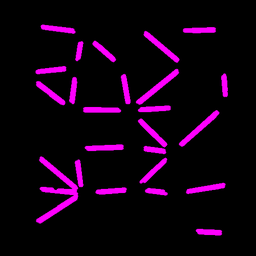
#> input picture mytest.png, 256 x 256 px, shrunk from 500 x 500 before the run
$ python -i line_merge.py   (imports and definitions only)
#> lines starting #> are read from the running program, lines starting #| are printed output that depends on the picture; after the words box and inside, x2 and y2 are one past the last pixel; in counts of white or black regions, pixels touching at a corner belong together
import math
import cv2
import numpy as np

def get_lines(lines_in):
    if cv2.__version__ < '3.0':
        return lines_in[0]
    return [l[0] for l in lines_in]


def process_lines(image_src):
#> called with image_src = 'mytest.png'
    img = cv2.imread(image_src)
#> img is the input picture: shape (256, 256, 3); mean B, G, R 18.5, 0, 18.5
    gray = cv2.cvtColor(img,cv2.COLOR_BGR2GRAY)
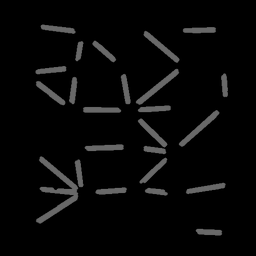
#> gray: shape (256, 256); min 0, max 105, mean 7.6

    ret, thresh1 = cv2.threshold(gray,127,255,cv2.THRESH_BINARY)
#> thresh1: shape (256, 256); every value is 0

    thresh1 = cv2.bitwise_not(thresh1)
#> thresh1: shape (256, 256); every value is 255

    edges = cv2.Canny(thresh1, threshold1=50, threshold2=200, apertureSize = 3)

    lines = cv2.HoughLinesP(thresh1, rho=1, theta=np.pi/180, threshold=50,
                            minLineLength=50, maxLineGap=30)
#> lines = 298 rows, first 6: [0, 248, 248, 0], [14, 255, 255, 14], [8, 0, 255, 247], [18, 0, 255, 237], [2, 255, 255, 2], [0, 241, 241, 0]

    # l[0] - line; l[1] - angle
    for line in get_lines(lines):
        leftx, boty, rightx, topy = line
        cv2.line(img, (leftx, boty), (rightx,topy), (0,0,255), 6)
#> this loop made 298 passes
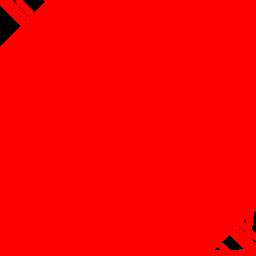
#> img: shape (256, 256, 3); mean B, G, R 0, 0, 251.8

    # merge lines

    #------------------
    # prepare
    _lines = []
    for _line in get_lines(lines):
        _lines.append([(_line[0], _line[1]),(_line[2], _line[3])])
#> this loop made 298 passes

    # sort
    _lines_x = []
    _lines_y = []
    for line_i in _lines:
        orientation_i = math.atan2((line_i[0][1]-line_i[1][1]),(line_i[0][0]-line_i[1][0]))
        if (abs(math.degrees(orientation_i)) > 45) and abs(math.degrees(orientation_i)) < (90+45):
            _lines_y.append(line_i)
        else:
            _lines_x.append(line_i)
#> this loop made 298 passes
#> (line_i, orientation_i) on passes 1 to 3: ([(0, 248), (248, 0)], 2.36), ([(14, 255), (255, 14)], 2.36), ([(8, 0), (255, 247)], -2.36)

    _lines_x = sorted(_lines_x, key=lambda _line: _line[0][0])
    _lines_y = sorted(_lines_y, key=lambda _line: _line[0][1])

    merged_lines_x = merge_lines_pipeline_2(_lines_x)
#> the loop in merge_lines_pipeline_2, `for line in lines:` made 285 passes
#> line on passes 2 to 4: [(0, 241), (241, 0)], [(0, 61), (232, 255)], [(0, 197), (197, 0)]
#> the loop in merge_lines_pipeline_2, `for group in super_lines:` made 3 passes
    merged_lines_y = merge_lines_pipeline_2(_lines_y)
#> the loop in merge_lines_pipeline_2 (call 2), `for line in lines:` made 13 passes
#> line on passes 1 to 12: [(0, 80), (77, 0)], [(0, 87), (84, 0)], [(0, 97), (94, 0)], [(178, 247), (255, 168)], [(189, 252), (255, 184)], [(177, 254), (254, 175)], [(142, 255), (255, 138)], [(170, 255), (255, 167)], [(197, 255), (255, 195)], [(195, 255), (249, 200)], [(187, 255), (255, 185)], [(203, 255), (255, 201)]
#> the loop in merge_lines_pipeline_2 (call 2), `for group in super_lines:` made 3 passes

    merged_lines_all = []
    merged_lines_all.extend(merged_lines_x)
    merged_lines_all.extend(merged_lines_y)
    print("process groups lines", len(_lines), len(merged_lines_all))
#| process groups lines 298 6
    img_merged_lines = cv2.imread(image_src)
    for line in merged_lines_all:
        cv2.line(img_merged_lines, (line[0][0], line[0][1]), (line[1][0],line[1][1]), (0,0,255), 6)
#> this loop made 6 passes
#> line on passes 1 to 6: [(0, 248), (255, 204)], [(0, 61), (255, 249)], [(157, 255), (255, 252)], [(77, 0), (0, 97)], [(255, 138), (203, 255)], [(255, 170), (245, 255)]
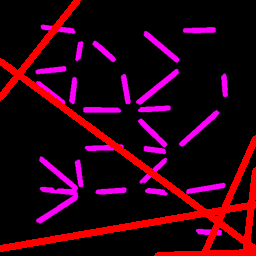
#> img_merged_lines: shape (256, 256, 3); 9.86% of pixels changed, all inside (x1, y1, x2, y2) = (0, 0, 256, 256)


    cv2.imwrite('prediction/lines_gray.jpg',gray)
    cv2.imwrite('prediction/lines_thresh.jpg',thresh1)
    cv2.imwrite('prediction/lines_edges.jpg',edges)
    cv2.imwrite('prediction/lines_lines.jpg',img)
    cv2.imwrite('prediction/merged_lines.jpg',img_merged_lines)

    return merged_lines_all

def merge_lines_pipeline_2(lines):
    super_lines_final = []
    super_lines = []
    min_distance_to_merge = 30
    min_angle_to_merge = 30

    for line in lines:
        create_new_group = True
        group_updated = False

        for group in super_lines:
            for line2 in group:
                if get_distance(line2, line) < min_distance_to_merge:
                    # check the angle between lines
                    orientation_i = math.atan2((line[0][1]-line[1][1]),(line[0][0]-line[1][0]))
                    orientation_j = math.atan2((line2[0][1]-line2[1][1]),(line2[0][0]-line2[1][0]))

                    if int(abs(abs(math.degrees(orientation_i)) - abs(math.degrees(orientation_j)))) < min_angle_to_merge:
                        #print("angles", orientation_i, orientation_j)
                        #print(int(abs(orientation_i - orientation_j)))
                        group.append(line)

                        create_new_group = False
                        group_updated = True
                        break

            if group_updated:
                break

        if (create_new_group):
            new_group = []
            new_group.append(line)

            for idx, line2 in enumerate(lines):
                # check the distance between lines
                if get_distance(line2, line) < min_distance_to_merge:
                    # check the angle between lines
                    orientation_i = math.atan2((line[0][1]-line[1][1]),(line[0][0]-line[1][0]))
                    orientation_j = math.atan2((line2[0][1]-line2[1][1]),(line2[0][0]-line2[1][0]))

                    if int(abs(abs(math.degrees(orientation_i)) - abs(math.degrees(orientation_j)))) < min_angle_to_merge:
                        #print("angles", orientation_i, orientation_j)
                        #print(int(abs(orientation_i - orientation_j)))

                        new_group.append(line2)

                        # remove line from lines list
                        #lines[idx] = False
            # append new group
            super_lines.append(new_group)


    for group in super_lines:
        super_lines_final.append(merge_lines_segments1(group))

    return super_lines_final

def merge_lines_segments1(lines, use_log=False):
    if(len(lines) == 1):
        return lines[0]

    line_i = lines[0]

    # orientation
    orientation_i = math.atan2((line_i[0][1]-line_i[1][1]),(line_i[0][0]-line_i[1][0]))

    points = []
    for line in lines:
        points.append(line[0])
        points.append(line[1])

    if (abs(math.degrees(orientation_i)) > 45) and abs(math.degrees(orientation_i)) < (90+45):

        #sort by y
        points = sorted(points, key=lambda point: point[1])

        if use_log:
            print("use y")
    else:

        #sort by x
        points = sorted(points, key=lambda point: point[0])

        if use_log:
            print("use x")

    return [points[0], points[len(points)-1]]

# https://docs.scipy.org/doc/scipy/reference/generated/scipy.spatial.distance.cdist.html
# https://stackoverflow.com/questions/32702075/what-would-be-the-fastest-way-to-find-the-maximum-of-all-possible-distances-betw
def lines_close(line1, line2):
    dist1 = math.hypot(line1[0][0] - line2[0][0], line1[0][0] - line2[0][1])
    dist2 = math.hypot(line1[0][2] - line2[0][0], line1[0][3] - line2[0][1])
    dist3 = math.hypot(line1[0][0] - line2[0][2], line1[0][0] - line2[0][3])
    dist4 = math.hypot(line1[0][2] - line2[0][2], line1[0][3] - line2[0][3])

    if (min(dist1,dist2,dist3,dist4) < 100):
        return True
    else:
        return False

def lineMagnitude (x1, y1, x2, y2):
    lineMagnitude = math.sqrt(math.pow((x2 - x1), 2)+ math.pow((y2 - y1), 2))
    return lineMagnitude

#Calc minimum distance from a point and a line segment (i.e. consecutive vertices in a polyline).
# https://nodedangles.wordpress.com/2010/05/16/measuring-distance-from-a-point-to-a-line-segment/
# http://paulbourke.net/geometry/pointlineplane/
def DistancePointLine(px, py, x1, y1, x2, y2):
    #http://local.wasp.uwa.edu.au/~pbourke/geometry/pointline/source.vba
    LineMag = lineMagnitude(x1, y1, x2, y2)

    if LineMag < 0.00000001:
        DistancePointLine = 9999
        return DistancePointLine

    u1 = (((px - x1) * (x2 - x1)) + ((py - y1) * (y2 - y1)))
    u = u1 / (LineMag * LineMag)

    if (u < 0.00001) or (u > 1):
        #// closest point does not fall within the line segment, take the shorter distance
        #// to an endpoint
        ix = lineMagnitude(px, py, x1, y1)
        iy = lineMagnitude(px, py, x2, y2)
        if ix > iy:
            DistancePointLine = iy
        else:
            DistancePointLine = ix
    else:
        # Intersecting point is on the line, use the formula
        ix = x1 + u * (x2 - x1)
        iy = y1 + u * (y2 - y1)
        DistancePointLine = lineMagnitude(px, py, ix, iy)

    return DistancePointLine

def get_distance(line1, line2):
    dist1 = DistancePointLine(line1[0][0], line1[0][1],
                              line2[0][0], line2[0][1], line2[1][0], line2[1][1])
    dist2 = DistancePointLine(line1[1][0], line1[1][1],
                              line2[0][0], line2[0][1], line2[1][0], line2[1][1])
    dist3 = DistancePointLine(line2[0][0], line2[0][1],
                              line1[0][0], line1[0][1], line1[1][0], line1[1][1])
    dist4 = DistancePointLine(line2[1][0], line2[1][1],
                              line1[0][0], line1[0][1], line1[1][0], line1[1][1])


    return min(dist1,dist2,dist3,dist4)

>>> result = process_lines('mytest.png')
